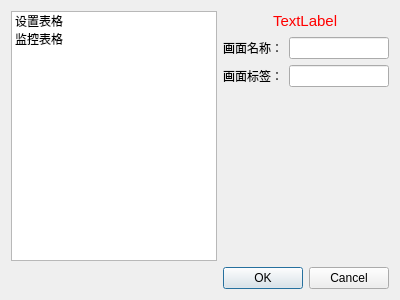
<?xml version="1.0" encoding="UTF-8"?>
<ui version="4.0">
 <class>AddSceneZoneDialog</class>
 <widget class="QDialog" name="AddSceneZoneDialog">
  <property name="geometry">
   <rect>
    <x>0</x>
    <y>0</y>
    <width>400</width>
    <height>300</height>
   </rect>
  </property>
  <property name="minimumSize">
   <size>
    <width>400</width>
    <height>300</height>
   </size>
  </property>
  <property name="windowTitle">
   <string>AddSceneDialog</string>
  </property>
  <layout class="QGridLayout" name="gridLayout_2">
   <item row="0" column="0" rowspan="3">
    <widget class="QListWidget" name="listWidget">
     <item>
      <property name="text">
       <string>设置表格</string>
      </property>
     </item>
     <item>
      <property name="text">
       <string>监控表格</string>
      </property>
     </item>
    </widget>
   </item>
   <item row="0" column="1">
    <spacer name="horizontalSpacer_2">
     <property name="orientation">
      <enum>Qt::Horizontal</enum>
     </property>
     <property name="sizeHint" stdset="0">
      <size>
       <width>46</width>
       <height>20</height>
      </size>
     </property>
    </spacer>
   </item>
   <item row="0" column="2" colspan="2">
    <widget class="QLabel" name="label">
     <property name="font">
      <font>
       <pointsize>11</pointsize>
      </font>
     </property>
     <property name="styleSheet">
      <string notr="true">color: rgb(255, 0, 0);</string>
     </property>
     <property name="text">
      <string>TextLabel</string>
     </property>
    </widget>
   </item>
   <item row="0" column="4">
    <spacer name="horizontalSpacer_3">
     <property name="orientation">
      <enum>Qt::Horizontal</enum>
     </property>
     <property name="sizeHint" stdset="0">
      <size>
       <width>46</width>
       <height>20</height>
      </size>
     </property>
    </spacer>
   </item>
   <item row="1" column="1" colspan="4">
    <layout class="QGridLayout" name="gridLayout">
     <item row="0" column="0">
      <widget class="QLabel" name="label_2">
       <property name="text">
        <string>画面名称：</string>
       </property>
       <property name="buddy">
        <cstring>lineEdit</cstring>
       </property>
      </widget>
     </item>
     <item row="0" column="1">
      <widget class="QLineEdit" name="lineEdit"/>
     </item>
     <item row="1" column="0">
      <widget class="QLabel" name="label_3">
       <property name="text">
        <string>画面标签：</string>
       </property>
       <property name="buddy">
        <cstring>lineEdit_2</cstring>
       </property>
      </widget>
     </item>
     <item row="1" column="1">
      <widget class="QLineEdit" name="lineEdit_2"/>
     </item>
    </layout>
   </item>
   <item row="2" column="2" colspan="2">
    <spacer name="verticalSpacer">
     <property name="orientation">
      <enum>Qt::Vertical</enum>
     </property>
     <property name="sizeHint" stdset="0">
      <size>
       <width>20</width>
       <height>152</height>
      </size>
     </property>
    </spacer>
   </item>
   <item row="3" column="0">
    <spacer name="horizontalSpacer">
     <property name="orientation">
      <enum>Qt::Horizontal</enum>
     </property>
     <property name="sizeHint" stdset="0">
      <size>
       <width>175</width>
       <height>20</height>
      </size>
     </property>
    </spacer>
   </item>
   <item row="3" column="1" colspan="2">
    <widget class="QPushButton" name="pushButton">
     <property name="text">
      <string>OK</string>
     </property>
    </widget>
   </item>
   <item row="3" column="3" colspan="2">
    <widget class="QPushButton" name="pushButton_2">
     <property name="text">
      <string>Cancel</string>
     </property>
    </widget>
   </item>
  </layout>
 </widget>
 <resources/>
 <connections/>
</ui>
